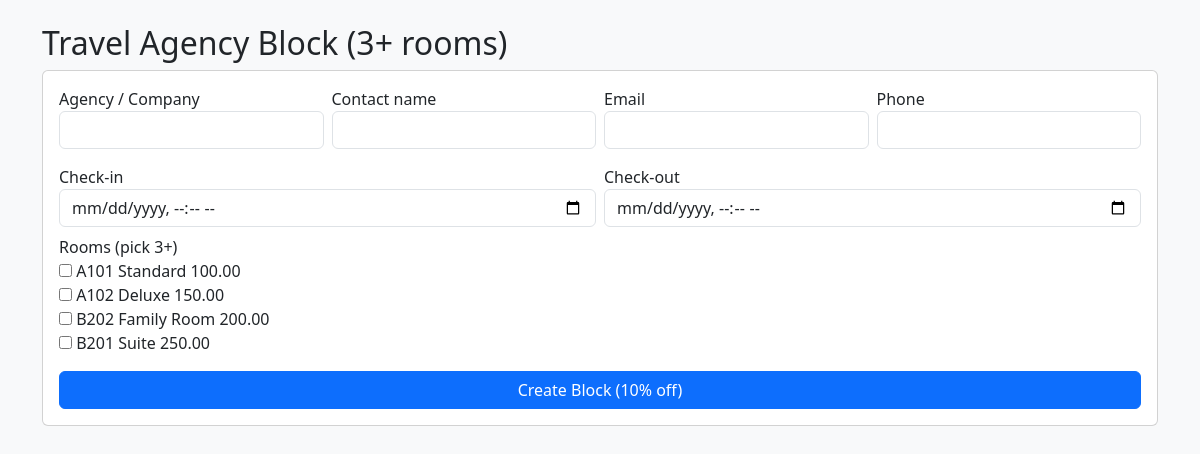
/public/group_book.php, run on the app's committed database.
### tables this page shows
CREATE TABLE IF NOT EXISTS rooms (
  room_id INT AUTO_INCREMENT PRIMARY KEY, id INT NULL,
  room_number VARCHAR(10) UNIQUE NOT NULL,
  room_type VARCHAR(50) NOT NULL DEFAULT 'Standard',
  rate DECIMAL(10,2) NOT NULL DEFAULT 0,
  price DECIMAL(10,2) NULL, capacity INT DEFAULT 2, beds INT DEFAULT 1,
  room_condition ENUM('Available','Reserved','Occupied','Under Maintenance','Cleaning In Progress') DEFAULT 'Available',
  status VARCHAR(30) DEFAULT 'available', image_path VARCHAR(255) NULL,
  created_at TIMESTAMP DEFAULT CURRENT_TIMESTAMP,
  INDEX idx_room_status (status)
);

### includes/helpers.php (called while the page is built, shortened)
<?php
function e($s){ return htmlspecialchars((string)$s, ENT_QUOTES, 'UTF-8'); }

### public/group_book.php (the view, shortened to what this page needs)
<?php
require_once __DIR__.'/../config.php'; require_once __DIR__.'/../db.php';
require_once __DIR__.'/../includes/helpers.php'; require_once __DIR__.'/../includes/Reservation.php';
$rooms=$pdo->query("SELECT * FROM rooms WHERE status='available' ORDER BY rate")->fetchAll();
?>
<!DOCTYPE html><html><head><meta charset="utf-8"><meta name="viewport" content="width=device-width,initial-scale=1">
<title>Agency Block - Luxora</title><link href="https://cdn.jsdelivr.net/npm/bootstrap@5.3.0/dist/css/bootstrap.min.css" rel="stylesheet"></head>
<body class="bg-light"><div class="container py-4"><h2>Travel Agency Block (3+ rooms)</h2>
<form method="post" class="card card-body">
<div class="row g-2"><div class="col"><label>Agency / Company</label><input name="company" class="form-control" required></div>
<div class="col"><label>Contact name</label><input name="guest_name" class="form-control" required></div>
<div class="col"><label>Email</label><input name="email" class="form-control"></div><div class="col"><label>Phone</label><input name="phone" class="form-control"></div></div>
<div class="row g-2 mt-2"><div class="col"><label>Check-in</label><input type="datetime-local" name="check_in" class="form-control" required></div>
<div class="col"><label>Check-out</label><input type="datetime-local" name="check_out" class="form-control" required></div></div>
<label class="mt-2">Rooms (pick 3+)</label><?php foreach($rooms as $rm): ?><div><label><input type="checkbox" name="room_ids[]" value="<?= $rm['room_id'] ?>"> <?= e($rm['room_number'].' '.$rm['room_type'].' '.$rm['rate']) ?></label></div><?php endforeach; ?>
<button class="btn btn-primary mt-3">Create Block (10% off)</button></form></div></body></html>

### data on the page
rooms: room_number+room_type+rate "A101 Standard 100.00"
rooms: room_number+room_type+rate "A102 Deluxe 150.00"
rooms: room_number+room_type+rate "B202 Family Room 200.00"
rooms: room_number+room_type+rate "B201 Suite 250.00"
